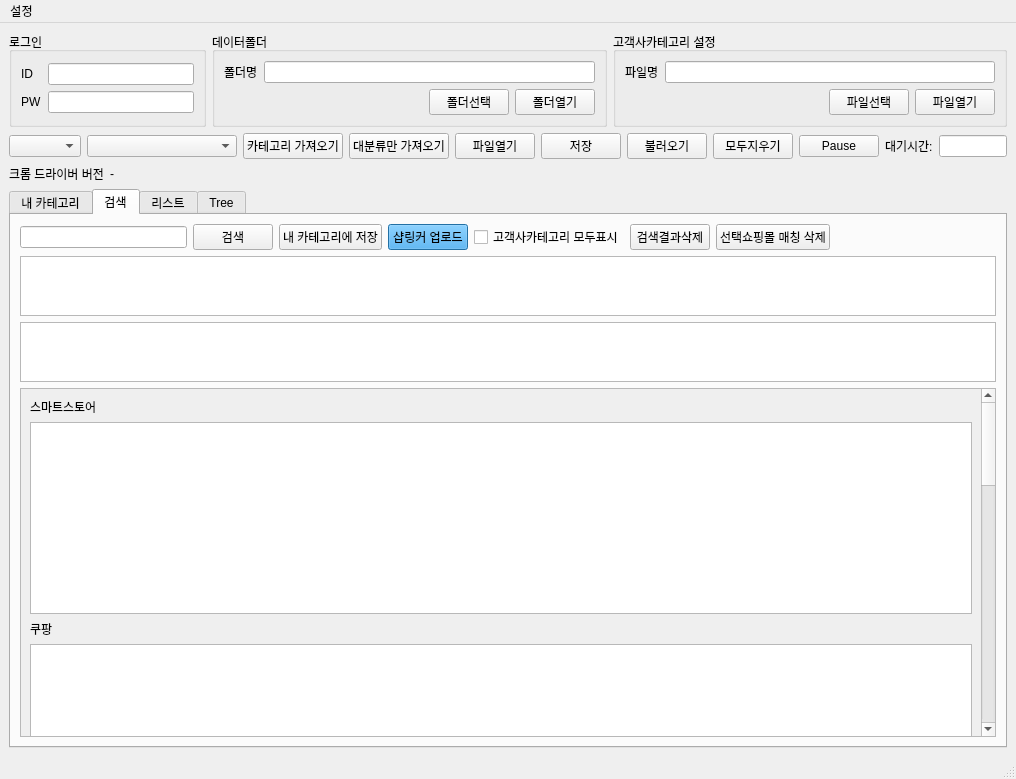
<?xml version="1.0" encoding="UTF-8"?>
<ui version="4.0">
 <class>MainWindow</class>
 <widget class="QMainWindow" name="MainWindow">
  <property name="geometry">
   <rect>
    <x>0</x>
    <y>0</y>
    <width>1016</width>
    <height>779</height>
   </rect>
  </property>
  <property name="windowTitle">
   <string>MainWindow</string>
  </property>
  <widget class="QWidget" name="centralwidget">
   <layout class="QVBoxLayout" name="verticalLayout_2">
    <item>
     <layout class="QVBoxLayout" name="verticalLayout" stretch="0,0,0,1">
      <item>
       <layout class="QHBoxLayout" name="horizontalLayout" stretch="1,2,2">
        <item>
         <widget class="QGroupBox" name="groupBox">
          <property name="title">
           <string>로그인</string>
          </property>
          <layout class="QGridLayout" name="gridLayout_2">
           <item row="0" column="0">
            <layout class="QGridLayout" name="gridLayout">
             <item row="0" column="0">
              <widget class="QLabel" name="label">
               <property name="text">
                <string>ID</string>
               </property>
              </widget>
             </item>
             <item row="0" column="1">
              <widget class="QLineEdit" name="lineEdit"/>
             </item>
             <item row="1" column="0">
              <widget class="QLabel" name="label_2">
               <property name="text">
                <string>PW</string>
               </property>
              </widget>
             </item>
             <item row="1" column="1">
              <widget class="LineEdit" name="lineEdit_2"/>
             </item>
            </layout>
           </item>
          </layout>
         </widget>
        </item>
        <item>
         <widget class="QGroupBox" name="groupBox_2">
          <property name="sizePolicy">
           <sizepolicy hsizetype="Preferred" vsizetype="Preferred">
            <horstretch>0</horstretch>
            <verstretch>0</verstretch>
           </sizepolicy>
          </property>
          <property name="title">
           <string>데이터폴더</string>
          </property>
          <layout class="QVBoxLayout" name="verticalLayout_9">
           <item>
            <layout class="QVBoxLayout" name="verticalLayout_8">
             <item>
              <layout class="QHBoxLayout" name="horizontalLayout_10">
               <item>
                <widget class="QLabel" name="label_3">
                 <property name="text">
                  <string>폴더명</string>
                 </property>
                </widget>
               </item>
               <item>
                <widget class="QLineEdit" name="lineEdit_4"/>
               </item>
              </layout>
             </item>
             <item>
              <layout class="QHBoxLayout" name="horizontalLayout_11">
               <item>
                <spacer name="horizontalSpacer_5">
                 <property name="orientation">
                  <enum>Qt::Orientation::Horizontal</enum>
                 </property>
                 <property name="sizeHint" stdset="0">
                  <size>
                   <width>40</width>
                   <height>20</height>
                  </size>
                 </property>
                </spacer>
               </item>
               <item>
                <widget class="QPushButton" name="pushButton_13">
                 <property name="text">
                  <string>폴더선택</string>
                 </property>
                </widget>
               </item>
               <item>
                <widget class="QPushButton" name="pushButton_14">
                 <property name="text">
                  <string>폴더열기</string>
                 </property>
                </widget>
               </item>
              </layout>
             </item>
            </layout>
           </item>
          </layout>
         </widget>
        </item>
        <item>
         <widget class="QGroupBox" name="groupBox_3">
          <property name="title">
           <string>고객사카테고리 설정</string>
          </property>
          <layout class="QVBoxLayout" name="verticalLayout_11">
           <item>
            <layout class="QVBoxLayout" name="verticalLayout_10">
             <item>
              <layout class="QHBoxLayout" name="horizontalLayout_12">
               <item>
                <widget class="QLabel" name="label_4">
                 <property name="text">
                  <string>파일명</string>
                 </property>
                </widget>
               </item>
               <item>
                <widget class="QLineEdit" name="lineEdit_5"/>
               </item>
              </layout>
             </item>
             <item>
              <layout class="QHBoxLayout" name="horizontalLayout_13">
               <item>
                <spacer name="horizontalSpacer_6">
                 <property name="orientation">
                  <enum>Qt::Orientation::Horizontal</enum>
                 </property>
                 <property name="sizeHint" stdset="0">
                  <size>
                   <width>40</width>
                   <height>20</height>
                  </size>
                 </property>
                </spacer>
               </item>
               <item>
                <widget class="QPushButton" name="pushButton_15">
                 <property name="text">
                  <string>파일선택</string>
                 </property>
                </widget>
               </item>
               <item>
                <widget class="QPushButton" name="pushButton_16">
                 <property name="text">
                  <string>파일열기</string>
                 </property>
                </widget>
               </item>
              </layout>
             </item>
            </layout>
           </item>
          </layout>
         </widget>
        </item>
       </layout>
      </item>
      <item>
       <layout class="QHBoxLayout" name="horizontalLayout_2">
        <item>
         <widget class="QComboBox" name="comboBox"/>
        </item>
        <item>
         <widget class="QComboBox" name="comboBox_2">
          <property name="sizePolicy">
           <sizepolicy hsizetype="Fixed" vsizetype="Fixed">
            <horstretch>3</horstretch>
            <verstretch>0</verstretch>
           </sizepolicy>
          </property>
          <property name="minimumSize">
           <size>
            <width>150</width>
            <height>0</height>
           </size>
          </property>
         </widget>
        </item>
        <item>
         <widget class="QPushButton" name="pushButton">
          <property name="text">
           <string>카테고리 가져오기</string>
          </property>
         </widget>
        </item>
        <item>
         <widget class="QPushButton" name="pushButton_9">
          <property name="text">
           <string>대분류만 가져오기</string>
          </property>
         </widget>
        </item>
        <item>
         <widget class="QPushButton" name="pushButton_10">
          <property name="text">
           <string>파일열기</string>
          </property>
         </widget>
        </item>
        <item>
         <widget class="QPushButton" name="pushButton_2">
          <property name="text">
           <string>저장</string>
          </property>
         </widget>
        </item>
        <item>
         <widget class="QPushButton" name="pushButton_3">
          <property name="text">
           <string>불러오기</string>
          </property>
         </widget>
        </item>
        <item>
         <widget class="QPushButton" name="pushButton_11">
          <property name="text">
           <string>모두지우기</string>
          </property>
         </widget>
        </item>
        <item>
         <widget class="QPushButton" name="pushButton_6">
          <property name="text">
           <string>Pause</string>
          </property>
         </widget>
        </item>
        <item>
         <widget class="QLabel" name="label_11">
          <property name="text">
           <string>대기시간:</string>
          </property>
         </widget>
        </item>
        <item>
         <widget class="QLineEdit" name="lineEdit_7"/>
        </item>
        <item>
         <spacer name="horizontalSpacer_2">
          <property name="orientation">
           <enum>Qt::Orientation::Horizontal</enum>
          </property>
          <property name="sizeHint" stdset="0">
           <size>
            <width>40</width>
            <height>20</height>
           </size>
          </property>
         </spacer>
        </item>
       </layout>
      </item>
      <item>
       <layout class="QHBoxLayout" name="horizontalLayout_14">
        <item>
         <widget class="QLabel" name="label_12">
          <property name="sizePolicy">
           <sizepolicy hsizetype="Preferred" vsizetype="Preferred">
            <horstretch>0</horstretch>
            <verstretch>0</verstretch>
           </sizepolicy>
          </property>
          <property name="text">
           <string>크롬 드라이버 버전</string>
          </property>
         </widget>
        </item>
        <item>
         <widget class="QLabel" name="label_13">
          <property name="sizePolicy">
           <sizepolicy hsizetype="Preferred" vsizetype="Preferred">
            <horstretch>1</horstretch>
            <verstretch>0</verstretch>
           </sizepolicy>
          </property>
          <property name="text">
           <string>-</string>
          </property>
         </widget>
        </item>
       </layout>
      </item>
      <item>
       <widget class="QTabWidget" name="tabWidget">
        <property name="tabShape">
         <enum>QTabWidget::TabShape::Rounded</enum>
        </property>
        <property name="currentIndex">
         <number>1</number>
        </property>
        <widget class="QWidget" name="tab">
         <attribute name="title">
          <string>내 카테고리</string>
         </attribute>
         <layout class="QVBoxLayout" name="verticalLayout_12">
          <item>
           <layout class="QVBoxLayout" name="verticalLayout_13">
            <item>
             <layout class="QHBoxLayout" name="horizontalLayout_3">
              <item>
               <widget class="QLineEdit" name="lineEdit_6"/>
              </item>
              <item>
               <widget class="QPushButton" name="pushButton_24">
                <property name="text">
                 <string>키워드검색</string>
                </property>
               </widget>
              </item>
              <item>
               <widget class="QPushButton" name="pushButton_17">
                <property name="text">
                 <string>키워드검색 리셋</string>
                </property>
               </widget>
              </item>
              <item>
               <widget class="QPushButton" name="pushButton_18">
                <property name="text">
                 <string>선택행삭제</string>
                </property>
               </widget>
              </item>
              <item>
               <widget class="QPushButton" name="pushButton_27">
                <property name="text">
                 <string>선택셀삭제</string>
                </property>
               </widget>
              </item>
              <item>
               <widget class="QPushButton" name="pushButton_19">
                <property name="text">
                 <string>전체삭제</string>
                </property>
               </widget>
              </item>
              <item>
               <widget class="QPushButton" name="pushButton_23">
                <property name="text">
                 <string>선택업로드</string>
                </property>
               </widget>
              </item>
              <item>
               <widget class="QPushButton" name="pushButton_26">
                <property name="text">
                 <string>전체업로드</string>
                </property>
               </widget>
              </item>
              <item>
               <widget class="QPushButton" name="pushButton_25">
                <property name="text">
                 <string>선택열 오름차순</string>
                </property>
               </widget>
              </item>
              <item>
               <widget class="QPushButton" name="pushButton_5">
                <property name="text">
                 <string>Test</string>
                </property>
               </widget>
              </item>
              <item>
               <spacer name="horizontalSpacer">
                <property name="orientation">
                 <enum>Qt::Orientation::Horizontal</enum>
                </property>
                <property name="sizeHint" stdset="0">
                 <size>
                  <width>40</width>
                  <height>20</height>
                 </size>
                </property>
               </spacer>
              </item>
             </layout>
            </item>
            <item>
             <widget class="QTableWidget" name="tableWidget"/>
            </item>
           </layout>
          </item>
         </layout>
        </widget>
        <widget class="QWidget" name="tab_4">
         <attribute name="title">
          <string>검색</string>
         </attribute>
         <layout class="QVBoxLayout" name="verticalLayout_6">
          <item>
           <layout class="QVBoxLayout" name="verticalLayout_5">
            <item>
             <layout class="QHBoxLayout" name="horizontalLayout_9">
              <item>
               <widget class="QLineEdit" name="lineEdit_3"/>
              </item>
              <item>
               <widget class="QPushButton" name="pushButton_7">
                <property name="text">
                 <string>검색</string>
                </property>
               </widget>
              </item>
              <item>
               <widget class="QPushButton" name="pushButton_8">
                <property name="text">
                 <string>내 카테고리에 저장</string>
                </property>
               </widget>
              </item>
              <item>
               <widget class="QPushButton" name="pushButton_20">
                <property name="styleSheet">
                 <string notr="true">background-color:rgb(49, 157, 229)</string>
                </property>
                <property name="text">
                 <string>샵링커 업로드</string>
                </property>
               </widget>
              </item>
              <item>
               <widget class="QCheckBox" name="checkBox">
                <property name="text">
                 <string>고객사카테고리 모두표시</string>
                </property>
               </widget>
              </item>
              <item>
               <widget class="QPushButton" name="pushButton_21">
                <property name="text">
                 <string>검색결과삭제</string>
                </property>
               </widget>
              </item>
              <item>
               <widget class="QPushButton" name="pushButton_22">
                <property name="text">
                 <string>선택쇼핑몰 매칭 삭제</string>
                </property>
               </widget>
              </item>
              <item>
               <spacer name="horizontalSpacer_4">
                <property name="orientation">
                 <enum>Qt::Orientation::Horizontal</enum>
                </property>
                <property name="sizeHint" stdset="0">
                 <size>
                  <width>40</width>
                  <height>20</height>
                 </size>
                </property>
               </spacer>
              </item>
             </layout>
            </item>
            <item>
             <widget class="QTableWidget" name="tableWidget_2">
              <property name="sizePolicy">
               <sizepolicy hsizetype="Expanding" vsizetype="Fixed">
                <horstretch>0</horstretch>
                <verstretch>0</verstretch>
               </sizepolicy>
              </property>
              <property name="minimumSize">
               <size>
                <width>0</width>
                <height>60</height>
               </size>
              </property>
              <property name="maximumSize">
               <size>
                <width>16777215</width>
                <height>60</height>
               </size>
              </property>
             </widget>
            </item>
            <item>
             <widget class="QTableWidget" name="tableWidget_3">
              <property name="sizePolicy">
               <sizepolicy hsizetype="Expanding" vsizetype="Fixed">
                <horstretch>0</horstretch>
                <verstretch>0</verstretch>
               </sizepolicy>
              </property>
              <property name="minimumSize">
               <size>
                <width>0</width>
                <height>60</height>
               </size>
              </property>
              <property name="maximumSize">
               <size>
                <width>16777215</width>
                <height>60</height>
               </size>
              </property>
             </widget>
            </item>
            <item>
             <widget class="QScrollArea" name="scrollArea">
              <property name="widgetResizable">
               <bool>true</bool>
              </property>
              <widget class="QWidget" name="scrollAreaWidgetContents">
               <property name="geometry">
                <rect>
                 <x>0</x>
                 <y>0</y>
                 <width>951</width>
                 <height>1332</height>
                </rect>
               </property>
               <layout class="QVBoxLayout" name="verticalLayout_7">
                <item>
                 <widget class="QLabel" name="label_6">
                  <property name="text">
                   <string>스마트스토어</string>
                  </property>
                 </widget>
                </item>
                <item>
                 <widget class="QListWidget" name="listWidget_11">
                  <property name="sizePolicy">
                   <sizepolicy hsizetype="Expanding" vsizetype="Fixed">
                    <horstretch>0</horstretch>
                    <verstretch>0</verstretch>
                   </sizepolicy>
                  </property>
                 </widget>
                </item>
                <item>
                 <widget class="QLabel" name="label_7">
                  <property name="text">
                   <string>쿠팡</string>
                  </property>
                 </widget>
                </item>
                <item>
                 <widget class="QListWidget" name="listWidget_12">
                  <property name="sizePolicy">
                   <sizepolicy hsizetype="Expanding" vsizetype="Fixed">
                    <horstretch>0</horstretch>
                    <verstretch>0</verstretch>
                   </sizepolicy>
                  </property>
                 </widget>
                </item>
                <item>
                 <widget class="QLabel" name="label_8">
                  <property name="text">
                   <string>지마켓</string>
                  </property>
                 </widget>
                </item>
                <item>
                 <widget class="QListWidget" name="listWidget_13">
                  <property name="sizePolicy">
                   <sizepolicy hsizetype="Expanding" vsizetype="Fixed">
                    <horstretch>0</horstretch>
                    <verstretch>0</verstretch>
                   </sizepolicy>
                  </property>
                 </widget>
                </item>
                <item>
                 <widget class="QLabel" name="label_5">
                  <property name="text">
                   <string>11번가</string>
                  </property>
                 </widget>
                </item>
                <item>
                 <widget class="QListWidget" name="listWidget_10">
                  <property name="sizePolicy">
                   <sizepolicy hsizetype="Expanding" vsizetype="Fixed">
                    <horstretch>0</horstretch>
                    <verstretch>0</verstretch>
                   </sizepolicy>
                  </property>
                 </widget>
                </item>
                <item>
                 <widget class="QLabel" name="label_9">
                  <property name="text">
                   <string>옥션</string>
                  </property>
                 </widget>
                </item>
                <item>
                 <widget class="QListWidget" name="listWidget_14">
                  <property name="sizePolicy">
                   <sizepolicy hsizetype="Expanding" vsizetype="Fixed">
                    <horstretch>0</horstretch>
                    <verstretch>0</verstretch>
                   </sizepolicy>
                  </property>
                 </widget>
                </item>
                <item>
                 <widget class="QLabel" name="label_10">
                  <property name="text">
                   <string>카페24</string>
                  </property>
                 </widget>
                </item>
                <item>
                 <widget class="QListWidget" name="listWidget_15">
                  <property name="sizePolicy">
                   <sizepolicy hsizetype="Expanding" vsizetype="Fixed">
                    <horstretch>0</horstretch>
                    <verstretch>0</verstretch>
                   </sizepolicy>
                  </property>
                 </widget>
                </item>
               </layout>
              </widget>
             </widget>
            </item>
           </layout>
          </item>
         </layout>
        </widget>
        <widget class="QWidget" name="tab_3">
         <attribute name="title">
          <string>리스트</string>
         </attribute>
         <layout class="QHBoxLayout" name="horizontalLayout_6">
          <item>
           <layout class="QVBoxLayout" name="verticalLayout_3">
            <item>
             <layout class="QHBoxLayout" name="horizontalLayout_5">
              <item>
               <widget class="QListWidget" name="listWidget"/>
              </item>
              <item>
               <widget class="QListWidget" name="listWidget_2"/>
              </item>
              <item>
               <widget class="QListWidget" name="listWidget_3"/>
              </item>
              <item>
               <widget class="QListWidget" name="listWidget_4"/>
              </item>
              <item>
               <widget class="QListWidget" name="listWidget_5"/>
              </item>
             </layout>
            </item>
            <item>
             <layout class="QHBoxLayout" name="horizontalLayout_8">
              <item>
               <widget class="QListWidget" name="listWidget_6"/>
              </item>
              <item>
               <widget class="QListWidget" name="listWidget_7"/>
              </item>
              <item>
               <widget class="QListWidget" name="listWidget_8"/>
              </item>
              <item>
               <widget class="QListWidget" name="listWidget_9"/>
              </item>
             </layout>
            </item>
           </layout>
          </item>
         </layout>
        </widget>
        <widget class="QWidget" name="tab_2">
         <attribute name="title">
          <string>Tree</string>
         </attribute>
         <layout class="QHBoxLayout" name="horizontalLayout_4">
          <item>
           <layout class="QVBoxLayout" name="verticalLayout_4">
            <item>
             <layout class="QHBoxLayout" name="horizontalLayout_7">
              <item>
               <widget class="QPushButton" name="pushButton_4">
                <property name="text">
                 <string>모두 펼치기</string>
                </property>
               </widget>
              </item>
              <item>
               <widget class="QPushButton" name="pushButton_12">
                <property name="text">
                 <string>모두 접기</string>
                </property>
               </widget>
              </item>
              <item>
               <spacer name="horizontalSpacer_3">
                <property name="orientation">
                 <enum>Qt::Orientation::Horizontal</enum>
                </property>
                <property name="sizeHint" stdset="0">
                 <size>
                  <width>40</width>
                  <height>20</height>
                 </size>
                </property>
               </spacer>
              </item>
             </layout>
            </item>
            <item>
             <widget class="QTreeWidget" name="treeWidget">
              <column>
               <property name="text">
                <string notr="true">1</string>
               </property>
              </column>
             </widget>
            </item>
           </layout>
          </item>
         </layout>
        </widget>
       </widget>
      </item>
     </layout>
    </item>
   </layout>
  </widget>
  <widget class="QMenuBar" name="menubar">
   <property name="geometry">
    <rect>
     <x>0</x>
     <y>0</y>
     <width>1016</width>
     <height>33</height>
    </rect>
   </property>
   <property name="autoFillBackground">
    <bool>true</bool>
   </property>
   <widget class="QMenu" name="menuSetting">
    <property name="title">
     <string>설정</string>
    </property>
    <addaction name="action"/>
   </widget>
   <addaction name="menuSetting"/>
  </widget>
  <widget class="QStatusBar" name="statusbar"/>
  <action name="actionCategory">
   <property name="text">
    <string>Category</string>
   </property>
  </action>
  <action name="action">
   <property name="text">
    <string>카테고리</string>
   </property>
  </action>
 </widget>
 <customwidgets>
  <customwidget>
   <class>LineEdit</class>
   <extends>QLineEdit</extends>
   <header>lineedit.h</header>
  </customwidget>
 </customwidgets>
 <connections/>
</ui>
